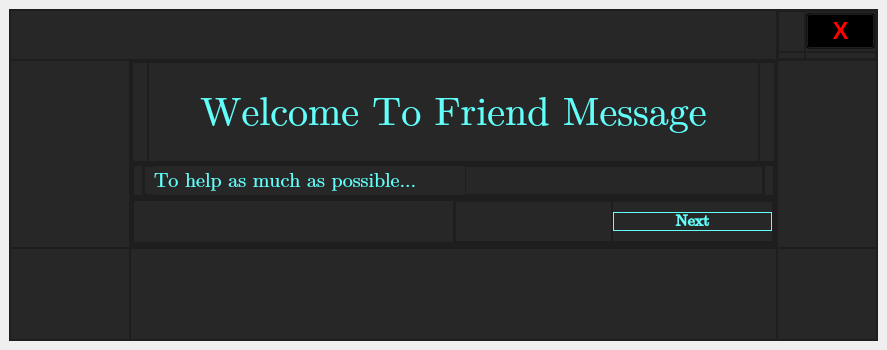
<?xml version="1.0" encoding="UTF-8"?>
<ui version="4.0">
 <class>MainWindow</class>
 <widget class="QMainWindow" name="MainWindow">
  <property name="geometry">
   <rect>
    <x>0</x>
    <y>0</y>
    <width>887</width>
    <height>350</height>
   </rect>
  </property>
  <property name="windowTitle">
   <string>MainWindow</string>
  </property>
  <widget class="QWidget" name="centralwidget">
   <layout class="QVBoxLayout" name="verticalLayout_4">
    <item>
     <widget class="QWidget" name="widget" native="true">
      <layout class="QVBoxLayout" name="verticalLayout">
       <property name="spacing">
        <number>0</number>
       </property>
       <property name="leftMargin">
        <number>0</number>
       </property>
       <property name="topMargin">
        <number>0</number>
       </property>
       <property name="rightMargin">
        <number>0</number>
       </property>
       <property name="bottomMargin">
        <number>0</number>
       </property>
       <item>
        <widget class="QFrame" name="frame">
         <property name="styleSheet">
          <string notr="true">background-color: rgb(39, 39, 39);</string>
         </property>
         <property name="frameShape">
          <enum>QFrame::StyledPanel</enum>
         </property>
         <property name="frameShadow">
          <enum>QFrame::Raised</enum>
         </property>
         <layout class="QVBoxLayout" name="verticalLayout_2">
          <property name="spacing">
           <number>0</number>
          </property>
          <property name="leftMargin">
           <number>0</number>
          </property>
          <property name="topMargin">
           <number>0</number>
          </property>
          <property name="rightMargin">
           <number>0</number>
          </property>
          <property name="bottomMargin">
           <number>0</number>
          </property>
          <item>
           <layout class="QGridLayout" name="gridLayout">
            <item row="1" column="1">
             <widget class="QFrame" name="frame_6">
              <property name="frameShape">
               <enum>QFrame::StyledPanel</enum>
              </property>
              <property name="frameShadow">
               <enum>QFrame::Raised</enum>
              </property>
              <layout class="QVBoxLayout" name="verticalLayout_9">
               <property name="spacing">
                <number>0</number>
               </property>
               <property name="leftMargin">
                <number>0</number>
               </property>
               <property name="topMargin">
                <number>0</number>
               </property>
               <property name="rightMargin">
                <number>0</number>
               </property>
               <property name="bottomMargin">
                <number>0</number>
               </property>
               <item>
                <widget class="QFrame" name="frame_15">
                 <property name="frameShape">
                  <enum>QFrame::StyledPanel</enum>
                 </property>
                 <property name="frameShadow">
                  <enum>QFrame::Raised</enum>
                 </property>
                 <layout class="QHBoxLayout" name="horizontalLayout_2">
                  <property name="spacing">
                   <number>0</number>
                  </property>
                  <property name="leftMargin">
                   <number>0</number>
                  </property>
                  <property name="topMargin">
                   <number>0</number>
                  </property>
                  <property name="rightMargin">
                   <number>0</number>
                  </property>
                  <property name="bottomMargin">
                   <number>0</number>
                  </property>
                  <item>
                   <widget class="QFrame" name="frame_29">
                    <property name="frameShape">
                     <enum>QFrame::StyledPanel</enum>
                    </property>
                    <property name="frameShadow">
                     <enum>QFrame::Raised</enum>
                    </property>
                    <layout class="QVBoxLayout" name="verticalLayout_15">
                     <property name="spacing">
                      <number>0</number>
                     </property>
                     <property name="leftMargin">
                      <number>0</number>
                     </property>
                     <property name="topMargin">
                      <number>0</number>
                     </property>
                     <property name="rightMargin">
                      <number>0</number>
                     </property>
                     <property name="bottomMargin">
                      <number>0</number>
                     </property>
                    </layout>
                   </widget>
                  </item>
                  <item>
                   <widget class="QFrame" name="frame_30">
                    <property name="minimumSize">
                     <size>
                      <width>611</width>
                      <height>100</height>
                     </size>
                    </property>
                    <property name="maximumSize">
                     <size>
                      <width>615</width>
                      <height>100</height>
                     </size>
                    </property>
                    <property name="frameShape">
                     <enum>QFrame::StyledPanel</enum>
                    </property>
                    <property name="frameShadow">
                     <enum>QFrame::Raised</enum>
                    </property>
                    <layout class="QVBoxLayout" name="verticalLayout_10">
                     <property name="spacing">
                      <number>0</number>
                     </property>
                     <property name="leftMargin">
                      <number>0</number>
                     </property>
                     <property name="topMargin">
                      <number>0</number>
                     </property>
                     <property name="rightMargin">
                      <number>0</number>
                     </property>
                     <property name="bottomMargin">
                      <number>0</number>
                     </property>
                     <item>
                      <widget class="QLabel" name="label">
                       <property name="maximumSize">
                        <size>
                         <width>16777215</width>
                         <height>100</height>
                        </size>
                       </property>
                       <property name="font">
                        <font>
                         <family>Cambria Math</family>
                         <pointsize>30</pointsize>
                        </font>
                       </property>
                       <property name="styleSheet">
                        <string notr="true">color: rgb(99, 255, 250);</string>
                       </property>
                       <property name="text">
                        <string>Welcome To Friend Message</string>
                       </property>
                       <property name="alignment">
                        <set>Qt::AlignCenter</set>
                       </property>
                      </widget>
                     </item>
                    </layout>
                   </widget>
                  </item>
                  <item>
                   <widget class="QFrame" name="frame_31">
                    <property name="frameShape">
                     <enum>QFrame::StyledPanel</enum>
                    </property>
                    <property name="frameShadow">
                     <enum>QFrame::Raised</enum>
                    </property>
                    <layout class="QVBoxLayout" name="verticalLayout_16">
                     <property name="spacing">
                      <number>0</number>
                     </property>
                     <property name="leftMargin">
                      <number>0</number>
                     </property>
                     <property name="topMargin">
                      <number>0</number>
                     </property>
                     <property name="rightMargin">
                      <number>0</number>
                     </property>
                     <property name="bottomMargin">
                      <number>0</number>
                     </property>
                    </layout>
                   </widget>
                  </item>
                 </layout>
                </widget>
               </item>
               <item>
                <widget class="QFrame" name="frame_16">
                 <property name="frameShape">
                  <enum>QFrame::StyledPanel</enum>
                 </property>
                 <property name="frameShadow">
                  <enum>QFrame::Raised</enum>
                 </property>
                 <layout class="QVBoxLayout" name="verticalLayout_14">
                  <property name="spacing">
                   <number>0</number>
                  </property>
                  <property name="leftMargin">
                   <number>0</number>
                  </property>
                  <property name="topMargin">
                   <number>0</number>
                  </property>
                  <property name="rightMargin">
                   <number>0</number>
                  </property>
                  <property name="bottomMargin">
                   <number>0</number>
                  </property>
                  <item>
                   <widget class="QFrame" name="frame_26">
                    <property name="frameShape">
                     <enum>QFrame::StyledPanel</enum>
                    </property>
                    <property name="frameShadow">
                     <enum>QFrame::Raised</enum>
                    </property>
                   </widget>
                  </item>
                  <item>
                   <widget class="QFrame" name="frame_27">
                    <property name="frameShape">
                     <enum>QFrame::StyledPanel</enum>
                    </property>
                    <property name="frameShadow">
                     <enum>QFrame::Raised</enum>
                    </property>
                    <layout class="QHBoxLayout" name="horizontalLayout_3">
                     <property name="spacing">
                      <number>0</number>
                     </property>
                     <property name="leftMargin">
                      <number>0</number>
                     </property>
                     <property name="topMargin">
                      <number>0</number>
                     </property>
                     <property name="rightMargin">
                      <number>0</number>
                     </property>
                     <property name="bottomMargin">
                      <number>0</number>
                     </property>
                     <item>
                      <widget class="QFrame" name="frame_32">
                       <property name="frameShape">
                        <enum>QFrame::StyledPanel</enum>
                       </property>
                       <property name="frameShadow">
                        <enum>QFrame::Raised</enum>
                       </property>
                      </widget>
                     </item>
                     <item>
                      <widget class="QFrame" name="frame_33">
                       <property name="minimumSize">
                        <size>
                         <width>621</width>
                         <height>31</height>
                        </size>
                       </property>
                       <property name="maximumSize">
                        <size>
                         <width>621</width>
                         <height>31</height>
                        </size>
                       </property>
                       <property name="frameShape">
                        <enum>QFrame::StyledPanel</enum>
                       </property>
                       <property name="frameShadow">
                        <enum>QFrame::Raised</enum>
                       </property>
                       <layout class="QHBoxLayout" name="horizontalLayout_4">
                        <property name="spacing">
                         <number>0</number>
                        </property>
                        <property name="leftMargin">
                         <number>0</number>
                        </property>
                        <property name="topMargin">
                         <number>0</number>
                        </property>
                        <property name="rightMargin">
                         <number>0</number>
                        </property>
                        <property name="bottomMargin">
                         <number>0</number>
                        </property>
                        <item>
                         <widget class="QFrame" name="frame_35">
                          <property name="minimumSize">
                           <size>
                            <width>321</width>
                            <height>0</height>
                           </size>
                          </property>
                          <property name="maximumSize">
                           <size>
                            <width>321</width>
                            <height>16777215</height>
                           </size>
                          </property>
                          <property name="frameShape">
                           <enum>QFrame::StyledPanel</enum>
                          </property>
                          <property name="frameShadow">
                           <enum>QFrame::Raised</enum>
                          </property>
                          <widget class="QLabel" name="label_2">
                           <property name="geometry">
                            <rect>
                             <x>10</x>
                             <y>0</y>
                             <width>321</width>
                             <height>29</height>
                            </rect>
                           </property>
                           <property name="maximumSize">
                            <size>
                             <width>611</width>
                             <height>16777215</height>
                            </size>
                           </property>
                           <property name="font">
                            <font>
                             <family>Cambria Math</family>
                             <pointsize>15</pointsize>
                            </font>
                           </property>
                           <property name="styleSheet">
                            <string notr="true">color:rgb(99, 255, 250);</string>
                           </property>
                           <property name="text">
                            <string>To help as much as possible...</string>
                           </property>
                          </widget>
                         </widget>
                        </item>
                        <item>
                         <widget class="QFrame" name="frame_36">
                          <property name="frameShape">
                           <enum>QFrame::StyledPanel</enum>
                          </property>
                          <property name="frameShadow">
                           <enum>QFrame::Raised</enum>
                          </property>
                         </widget>
                        </item>
                       </layout>
                      </widget>
                     </item>
                     <item>
                      <widget class="QFrame" name="frame_34">
                       <property name="frameShape">
                        <enum>QFrame::StyledPanel</enum>
                       </property>
                       <property name="frameShadow">
                        <enum>QFrame::Raised</enum>
                       </property>
                      </widget>
                     </item>
                    </layout>
                   </widget>
                  </item>
                  <item>
                   <widget class="QFrame" name="frame_28">
                    <property name="frameShape">
                     <enum>QFrame::StyledPanel</enum>
                    </property>
                    <property name="frameShadow">
                     <enum>QFrame::Raised</enum>
                    </property>
                   </widget>
                  </item>
                 </layout>
                </widget>
               </item>
               <item>
                <widget class="QFrame" name="frame_17">
                 <property name="frameShape">
                  <enum>QFrame::StyledPanel</enum>
                 </property>
                 <property name="frameShadow">
                  <enum>QFrame::Raised</enum>
                 </property>
                 <layout class="QVBoxLayout" name="verticalLayout_11">
                  <property name="spacing">
                   <number>0</number>
                  </property>
                  <property name="leftMargin">
                   <number>0</number>
                  </property>
                  <property name="topMargin">
                   <number>0</number>
                  </property>
                  <property name="rightMargin">
                   <number>0</number>
                  </property>
                  <property name="bottomMargin">
                   <number>0</number>
                  </property>
                  <item>
                   <widget class="QFrame" name="frame_18">
                    <property name="frameShape">
                     <enum>QFrame::StyledPanel</enum>
                    </property>
                    <property name="frameShadow">
                     <enum>QFrame::Raised</enum>
                    </property>
                    <layout class="QHBoxLayout" name="horizontalLayout">
                     <property name="spacing">
                      <number>0</number>
                     </property>
                     <property name="leftMargin">
                      <number>0</number>
                     </property>
                     <property name="topMargin">
                      <number>0</number>
                     </property>
                     <property name="rightMargin">
                      <number>0</number>
                     </property>
                     <property name="bottomMargin">
                      <number>0</number>
                     </property>
                     <item>
                      <widget class="QFrame" name="frame_20">
                       <property name="frameShape">
                        <enum>QFrame::StyledPanel</enum>
                       </property>
                       <property name="frameShadow">
                        <enum>QFrame::Raised</enum>
                       </property>
                      </widget>
                     </item>
                     <item>
                      <widget class="QFrame" name="frame_21">
                       <property name="frameShape">
                        <enum>QFrame::StyledPanel</enum>
                       </property>
                       <property name="frameShadow">
                        <enum>QFrame::Raised</enum>
                       </property>
                       <layout class="QVBoxLayout" name="verticalLayout_12">
                        <property name="spacing">
                         <number>0</number>
                        </property>
                        <property name="leftMargin">
                         <number>0</number>
                        </property>
                        <property name="topMargin">
                         <number>0</number>
                        </property>
                        <property name="rightMargin">
                         <number>0</number>
                        </property>
                        <property name="bottomMargin">
                         <number>0</number>
                        </property>
                        <item>
                         <layout class="QGridLayout" name="gridLayout_3">
                          <property name="verticalSpacing">
                           <number>0</number>
                          </property>
                          <item row="0" column="0">
                           <widget class="QFrame" name="frame_22">
                            <property name="frameShape">
                             <enum>QFrame::StyledPanel</enum>
                            </property>
                            <property name="frameShadow">
                             <enum>QFrame::Raised</enum>
                            </property>
                           </widget>
                          </item>
                          <item row="1" column="0">
                           <widget class="QFrame" name="frame_23">
                            <property name="frameShape">
                             <enum>QFrame::StyledPanel</enum>
                            </property>
                            <property name="frameShadow">
                             <enum>QFrame::Raised</enum>
                            </property>
                           </widget>
                          </item>
                          <item row="0" column="1">
                           <widget class="QFrame" name="frame_24">
                            <property name="frameShape">
                             <enum>QFrame::StyledPanel</enum>
                            </property>
                            <property name="frameShadow">
                             <enum>QFrame::Raised</enum>
                            </property>
                           </widget>
                          </item>
                          <item row="1" column="1">
                           <widget class="QFrame" name="frame_25">
                            <property name="minimumSize">
                             <size>
                              <width>161</width>
                              <height>41</height>
                             </size>
                            </property>
                            <property name="maximumSize">
                             <size>
                              <width>161</width>
                              <height>41</height>
                             </size>
                            </property>
                            <property name="frameShape">
                             <enum>QFrame::StyledPanel</enum>
                            </property>
                            <property name="frameShadow">
                             <enum>QFrame::Raised</enum>
                            </property>
                            <layout class="QVBoxLayout" name="verticalLayout_13">
                             <property name="spacing">
                              <number>0</number>
                             </property>
                             <property name="leftMargin">
                              <number>0</number>
                             </property>
                             <property name="topMargin">
                              <number>0</number>
                             </property>
                             <property name="rightMargin">
                              <number>0</number>
                             </property>
                             <property name="bottomMargin">
                              <number>0</number>
                             </property>
                             <item>
                              <widget class="QPushButton" name="pushButton_3">
                               <property name="font">
                                <font>
                                 <family>Cambria Math</family>
                                 <pointsize>12</pointsize>
                                 <weight>75</weight>
                                 <bold>true</bold>
                                </font>
                               </property>
                               <property name="styleSheet">
                                <string notr="true">QPushButton{
	color: rgb(99, 255, 250);
	border:1px solid rgb(99, 255, 250);
}
QPushButton:hover{
	background-color:rgb(99, 255, 250);
	color:rgb(0,0,0);
}</string>
                               </property>
                               <property name="text">
                                <string>Next</string>
                               </property>
                              </widget>
                             </item>
                            </layout>
                           </widget>
                          </item>
                         </layout>
                        </item>
                       </layout>
                      </widget>
                     </item>
                    </layout>
                   </widget>
                  </item>
                  <item>
                   <widget class="QFrame" name="frame_19">
                    <property name="frameShape">
                     <enum>QFrame::StyledPanel</enum>
                    </property>
                    <property name="frameShadow">
                     <enum>QFrame::Raised</enum>
                    </property>
                    <layout class="QVBoxLayout" name="verticalLayout_17">
                     <property name="spacing">
                      <number>0</number>
                     </property>
                     <property name="leftMargin">
                      <number>0</number>
                     </property>
                     <property name="topMargin">
                      <number>0</number>
                     </property>
                     <property name="rightMargin">
                      <number>0</number>
                     </property>
                     <property name="bottomMargin">
                      <number>0</number>
                     </property>
                    </layout>
                   </widget>
                  </item>
                 </layout>
                </widget>
               </item>
              </layout>
             </widget>
            </item>
            <item row="1" column="2">
             <widget class="QFrame" name="frame_7">
              <property name="frameShape">
               <enum>QFrame::StyledPanel</enum>
              </property>
              <property name="frameShadow">
               <enum>QFrame::Raised</enum>
              </property>
             </widget>
            </item>
            <item row="0" column="2">
             <widget class="QFrame" name="frame_4">
              <property name="minimumSize">
               <size>
                <width>100</width>
                <height>50</height>
               </size>
              </property>
              <property name="maximumSize">
               <size>
                <width>100</width>
                <height>50</height>
               </size>
              </property>
              <property name="frameShape">
               <enum>QFrame::StyledPanel</enum>
              </property>
              <property name="frameShadow">
               <enum>QFrame::Raised</enum>
              </property>
              <layout class="QVBoxLayout" name="verticalLayout_3">
               <property name="spacing">
                <number>0</number>
               </property>
               <property name="leftMargin">
                <number>0</number>
               </property>
               <property name="topMargin">
                <number>0</number>
               </property>
               <property name="rightMargin">
                <number>0</number>
               </property>
               <property name="bottomMargin">
                <number>0</number>
               </property>
               <item>
                <layout class="QGridLayout" name="gridLayout_2">
                 <item row="0" column="1">
                  <widget class="QFrame" name="frame_12">
                   <property name="minimumSize">
                    <size>
                     <width>71</width>
                     <height>41</height>
                    </size>
                   </property>
                   <property name="maximumSize">
                    <size>
                     <width>71</width>
                     <height>41</height>
                    </size>
                   </property>
                   <property name="frameShape">
                    <enum>QFrame::StyledPanel</enum>
                   </property>
                   <property name="frameShadow">
                    <enum>QFrame::Raised</enum>
                   </property>
                   <layout class="QVBoxLayout" name="verticalLayout_5">
                    <property name="spacing">
                     <number>0</number>
                    </property>
                    <property name="leftMargin">
                     <number>0</number>
                    </property>
                    <property name="topMargin">
                     <number>0</number>
                    </property>
                    <property name="rightMargin">
                     <number>0</number>
                    </property>
                    <property name="bottomMargin">
                     <number>0</number>
                    </property>
                    <item>
                     <widget class="QPushButton" name="pushButton">
                      <property name="font">
                       <font>
                        <pointsize>18</pointsize>
                        <weight>75</weight>
                        <bold>true</bold>
                       </font>
                      </property>
                      <property name="styleSheet">
                       <string notr="true">QPushButton{
	background-color:rgba(0,0,0,0);
	color: rgb(255, 0, 0);
}
QPushButton:hover{
	background-color: rgb(255, 0, 0);
	color:rgb(255,255,255)
}</string>
                      </property>
                      <property name="text">
                       <string>X</string>
                      </property>
                     </widget>
                    </item>
                   </layout>
                  </widget>
                 </item>
                 <item row="0" column="0">
                  <widget class="QFrame" name="frame_11">
                   <property name="frameShape">
                    <enum>QFrame::StyledPanel</enum>
                   </property>
                   <property name="frameShadow">
                    <enum>QFrame::Raised</enum>
                   </property>
                   <layout class="QVBoxLayout" name="verticalLayout_6">
                    <property name="spacing">
                     <number>0</number>
                    </property>
                    <property name="leftMargin">
                     <number>0</number>
                    </property>
                    <property name="topMargin">
                     <number>0</number>
                    </property>
                    <property name="rightMargin">
                     <number>0</number>
                    </property>
                    <property name="bottomMargin">
                     <number>0</number>
                    </property>
                   </layout>
                  </widget>
                 </item>
                 <item row="1" column="0">
                  <widget class="QFrame" name="frame_13">
                   <property name="frameShape">
                    <enum>QFrame::StyledPanel</enum>
                   </property>
                   <property name="frameShadow">
                    <enum>QFrame::Raised</enum>
                   </property>
                   <layout class="QVBoxLayout" name="verticalLayout_7">
                    <property name="spacing">
                     <number>0</number>
                    </property>
                    <property name="leftMargin">
                     <number>0</number>
                    </property>
                    <property name="topMargin">
                     <number>0</number>
                    </property>
                    <property name="rightMargin">
                     <number>0</number>
                    </property>
                    <property name="bottomMargin">
                     <number>0</number>
                    </property>
                   </layout>
                  </widget>
                 </item>
                 <item row="1" column="1">
                  <widget class="QFrame" name="frame_14">
                   <property name="frameShape">
                    <enum>QFrame::StyledPanel</enum>
                   </property>
                   <property name="frameShadow">
                    <enum>QFrame::Raised</enum>
                   </property>
                   <layout class="QVBoxLayout" name="verticalLayout_8">
                    <property name="spacing">
                     <number>0</number>
                    </property>
                    <property name="leftMargin">
                     <number>0</number>
                    </property>
                    <property name="topMargin">
                     <number>0</number>
                    </property>
                    <property name="rightMargin">
                     <number>0</number>
                    </property>
                    <property name="bottomMargin">
                     <number>0</number>
                    </property>
                   </layout>
                  </widget>
                 </item>
                </layout>
               </item>
              </layout>
             </widget>
            </item>
            <item row="1" column="0">
             <widget class="QFrame" name="frame_5">
              <property name="frameShape">
               <enum>QFrame::StyledPanel</enum>
              </property>
              <property name="frameShadow">
               <enum>QFrame::Raised</enum>
              </property>
             </widget>
            </item>
            <item row="2" column="0">
             <widget class="QFrame" name="frame_8">
              <property name="frameShape">
               <enum>QFrame::StyledPanel</enum>
              </property>
              <property name="frameShadow">
               <enum>QFrame::Raised</enum>
              </property>
             </widget>
            </item>
            <item row="2" column="1">
             <widget class="QFrame" name="frame_9">
              <property name="minimumSize">
               <size>
                <width>647</width>
                <height>50</height>
               </size>
              </property>
              <property name="frameShape">
               <enum>QFrame::StyledPanel</enum>
              </property>
              <property name="frameShadow">
               <enum>QFrame::Raised</enum>
              </property>
             </widget>
            </item>
            <item row="2" column="2">
             <widget class="QFrame" name="frame_10">
              <property name="maximumSize">
               <size>
                <width>16777215</width>
                <height>150</height>
               </size>
              </property>
              <property name="frameShape">
               <enum>QFrame::StyledPanel</enum>
              </property>
              <property name="frameShadow">
               <enum>QFrame::Raised</enum>
              </property>
             </widget>
            </item>
            <item row="0" column="0" colspan="2">
             <widget class="QFrame" name="frame_3">
              <property name="frameShape">
               <enum>QFrame::StyledPanel</enum>
              </property>
              <property name="frameShadow">
               <enum>QFrame::Raised</enum>
              </property>
             </widget>
            </item>
           </layout>
          </item>
         </layout>
        </widget>
       </item>
      </layout>
     </widget>
    </item>
   </layout>
  </widget>
 </widget>
 <resources/>
 <connections/>
</ui>
